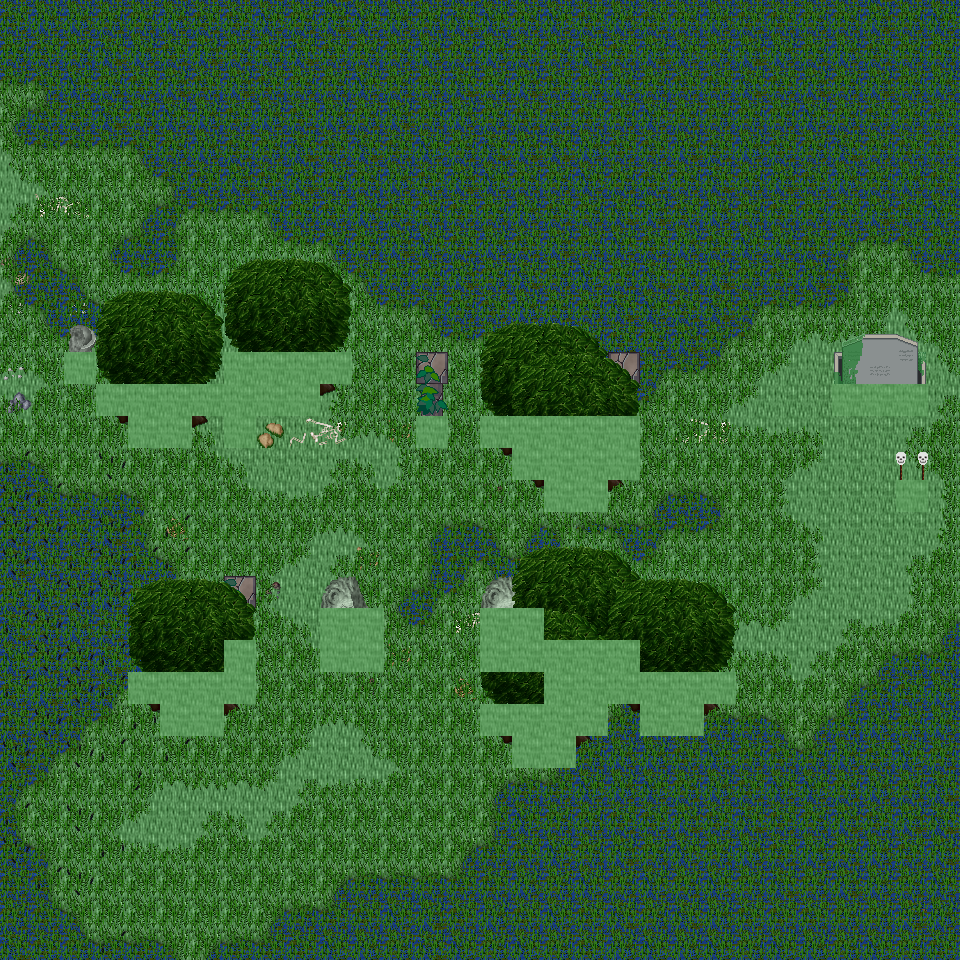

Rendered tile map (Tiled .tmx) drawn with the repository's tilesets; below, a short description and the map source with its tile grids summarised:
An orthogonal 30x30 tile map with 32x32 px tiles, 6 tile layers (Ground, Object, Object2, Above, ...), 35 tilesets and 4 objects (4x mapExit).

<map version="1.0" orientation="orthogonal" renderorder="right-down" width="30" height="30" tilewidth="32" tileheight="32" nextobjectid="5">
  <tileset firstgid="1" name="tileset_ground_ground" tilewidth="32" tileheight="32" tilecount="33" columns="3">
    <image source="../drawable/tileset_ground_ground.png" width="96" height="352" />
  </tileset>
  <tileset firstgid="34" name="tileset_plant_grasses" tilewidth="32" tileheight="32" tilecount="6" columns="3">
    <image source="../drawable/tileset_plant_grasses.png" width="96" height="64" />
  </tileset>
  <tileset firstgid="40" name="tileset_plant_flower_daisy_white" tilewidth="32" tileheight="32" tilecount="8" columns="2">
    <image source="../drawable/tileset_plant_flower_daisy_white.png" width="64" height="128" />
  </tileset>
  <tileset firstgid="48" name="tileset_ground_grass_edges" tilewidth="32" tileheight="32" tilecount="36" columns="12">
    <image source="../drawable/tileset_ground_grass_edges.png" width="384" height="96" />
  </tileset>
  <tileset firstgid="84" name="tileset_ground_grass_corners" tilewidth="32" tileheight="32" tilecount="24" columns="6">
    <image source="../drawable/tileset_ground_grass_corners.png" width="192" height="128" />
  </tileset>
  <tileset firstgid="108" name="tileset_ground_earth_edges" tilewidth="32" tileheight="32" tilecount="18" columns="6">
    <image source="../drawable/tileset_ground_earth_edges.png" width="192" height="96" />
  </tileset>
  <tileset firstgid="126" name="tileset_ground_rock_pebbles" tilewidth="32" tileheight="32" tilecount="3" columns="1">
    <image source="../drawable/tileset_ground_rock_pebbles.png" width="32" height="96" />
  </tileset>
  <tileset firstgid="129" name="tileset_plant_flower_daisy_yellow" tilewidth="32" tileheight="32" tilecount="8" columns="2">
    <image source="../drawable/tileset_plant_flower_daisy_yellow.png" width="64" height="128" />
  </tileset>
  <tileset firstgid="137" name="tileset_plant_flower_daisy_red" tilewidth="32" tileheight="32" tilecount="8" columns="2">
    <image source="../drawable/tileset_plant_flower_daisy_red.png" width="64" height="128" />
  </tileset>
  <tileset firstgid="145" name="tileset_plant_tree_tree_fluffy" tilewidth="32" tileheight="32" tilecount="12" columns="4">
    <image source="../drawable/tileset_plant_tree_tree_fluffy.png" width="128" height="96" />
  </tileset>
  <tileset firstgid="157" name="tileset_logic_creature_undead" tilewidth="32" tileheight="32" tilecount="16" columns="8">
    <image source="../drawable/tileset_logic_creature_undead.png" width="256" height="64" />
  </tileset>
  <tileset firstgid="173" name="tileset_logic_collision" tilewidth="32" tileheight="32" tilecount="1" columns="1">
    <image source="../drawable/tileset_logic_collision.png" width="32" height="32" />
  </tileset>
  <tileset firstgid="174" name="tileset_ground_water_swamp_water" tilewidth="32" tileheight="32" tilecount="33" columns="3">
    <image source="../drawable/tileset_ground_water_swamp_water.png" width="96" height="352" />
  </tileset>
  <tileset firstgid="207" name="tileset_plant_tree_tree_darkgreen" tilewidth="32" tileheight="32" tilecount="88" columns="8">
    <image source="../drawable/tileset_plant_tree_tree_darkgreen.png" width="256" height="352" />
  </tileset>
  <tileset firstgid="295" name="tileset_plant_grasses_swamp" tilewidth="32" tileheight="32" tilecount="42" columns="6">
    <image source="../drawable/tileset_plant_grasses_swamp.png" width="192" height="224" />
  </tileset>
  <tileset firstgid="337" name="tileset_building_stone_ruins" tilewidth="32" tileheight="32" tilecount="72" columns="6">
    <image source="../drawable/tileset_building_stone_ruins.png" width="192" height="384" />
  </tileset>
  <tileset firstgid="409" name="tileset_item_gothic_large_gravestone" tilewidth="32" tileheight="32" tilecount="9" columns="3">
    <image source="../drawable/tileset_item_gothic_large_gravestone.png" width="96" height="96" />
  </tileset>
  <tileset firstgid="418" name="tileset_item_gothic_skull_post" tilewidth="32" tileheight="32" tilecount="2" columns="1">
    <image source="../drawable/tileset_item_gothic_skull_post.png" width="32" height="64" />
  </tileset>
  <tileset firstgid="420" name="tileset_item_gothic_tombstone_2" tilewidth="32" tileheight="32" tilecount="8" columns="2">
    <image source="../drawable/tileset_item_gothic_tombstone_2.png" width="64" height="128" />
  </tileset>
  <tileset firstgid="428" name="tileset_item_statue_broken_green_column" tilewidth="32" tileheight="32" tilecount="2" columns="1">
    <image source="../drawable/tileset_item_statue_broken_green_column.png" width="32" height="64" />
  </tileset>
  <tileset firstgid="430" name="tileset_item_statue_broken_lion" tilewidth="32" tileheight="32" tilecount="6" columns="2">
    <image source="../drawable/tileset_item_statue_broken_lion.png" width="64" height="96" />
  </tileset>
  <tileset firstgid="436" name="tileset_item_statue_green_stone" tilewidth="32" tileheight="32" tilecount="12" columns="4">
    <image source="../drawable/tileset_item_statue_green_stone.png" width="128" height="96" />
  </tileset>
  <tileset firstgid="448" name="tileset_ground_slate_tiles" tilewidth="32" tileheight="32" tilecount="15" columns="5">
    <image source="../drawable/tileset_ground_slate_tiles.png" width="160" height="96" />
  </tileset>
  <tileset firstgid="463" name="tileset_ground_rock_rocks" tilewidth="32" tileheight="32" tilecount="4" columns="2">
    <image source="../drawable/tileset_ground_rock_rocks.png" width="64" height="64" />
  </tileset>
  <tileset firstgid="467" name="tileset_ground_rock_rocks_2" tilewidth="32" tileheight="32" tilecount="4" columns="2">
    <image source="../drawable/tileset_ground_rock_rocks_2.png" width="64" height="64" />
  </tileset>
  <tileset firstgid="471" name="tileset_ground_rock_rocks_3" tilewidth="32" tileheight="32" tilecount="16" columns="4">
    <image source="../drawable/tileset_ground_rock_rocks_3.png" width="128" height="128" />
  </tileset>
  <tileset firstgid="487" name="tileset_plant_stump_hollow_logs" tilewidth="32" tileheight="32" tilecount="6" columns="3">
    <image source="../drawable/tileset_plant_stump_hollow_logs.png" width="96" height="64" />
  </tileset>
  <tileset firstgid="493" name="tileset_plant_tree_dead_tree_2" tilewidth="32" tileheight="32" tilecount="20" columns="4">
    <image source="../drawable/tileset_plant_tree_dead_tree_2.png" width="128" height="160" />
  </tileset>
  <tileset firstgid="513" name="tileset_plant_tree_dead_tree_3" tilewidth="32" tileheight="32" tilecount="16" columns="4">
    <image source="../drawable/tileset_plant_tree_dead_tree_3.png" width="128" height="128" />
  </tileset>
  <tileset firstgid="529" name="tileset_item_corpse_skeleton" tilewidth="32" tileheight="32" tilecount="4" columns="2">
    <image source="../drawable/tileset_item_corpse_skeleton.png" width="64" height="64" />
  </tileset>
  <tileset firstgid="533" name="tileset_item_corpse_swamp_sunken" tilewidth="32" tileheight="32" tilecount="32" columns="8">
    <image source="../drawable/tileset_item_corpse_swamp_sunken.png" width="256" height="128" />
  </tileset>
  <tileset firstgid="565" name="tileset_object_rock_pillars_stone" tilewidth="32" tileheight="32" tilecount="36" columns="6">
    <image source="../drawable/tileset_object_rock_pillars_stone.png" width="192" height="192" />
  </tileset>
  <tileset firstgid="601" name="tileset_logic_creature_undead_skeleton" tilewidth="32" tileheight="32" tilecount="6" columns="6">
    <image source="../drawable/tileset_logic_creature_undead_skeleton.png" width="192" height="32" />
  </tileset>
  <tileset firstgid="607" name="tileset_logic_creature_undead_specter" tilewidth="32" tileheight="32" tilecount="6" columns="6">
    <image source="../drawable/tileset_logic_creature_undead_specter.png" width="192" height="32" />
  </tileset>
  <tileset firstgid="613" name="tileset_logic_creature_undead_zombie" tilewidth="32" tileheight="32" tilecount="5" columns="5">
    <image source="../drawable/tileset_logic_creature_undead_zombie.png" width="160" height="32" />
  </tileset>
  <layer name="Ground" width="30" height="30">
    <data>[900 cells, 900 non-empty, 16 distinct tile ids]</data>
  </layer>
  <layer name="Object" width="30" height="30">
    <data>[900 cells, 111 non-empty, 39 distinct tile ids]</data>
  </layer>
  <layer name="Object2" width="30" height="30">
    <data>[900 cells, 823 non-empty, 25 distinct tile ids]</data>
  </layer>
  <layer name="Above" width="30" height="30">
    <data>[900 cells, 80 non-empty, 35 distinct tile ids]</data>
  </layer>
  <layer name="Above2" width="30" height="30">
    <data>[900 cells, 49 non-empty, 12 distinct tile ids]</data>
  </layer>
  <layer name="Walkable" width="30" height="30">
    <data>[900 cells, 63 non-empty, 1 distinct tile ids]</data>
  </layer>
  <objectgroup name="MapEvents">
    <object id="1" name="north" type="mapExit" x="0" y="0" width="960" height="32">
      <properties>
        <property name="map" value="level_0_x206_y43" />
        <property name="x" value="0" />
        <property name="y" value="28" />
      </properties>
    </object>
    <object id="2" name="south" type="mapExit" x="0" y="928" width="960" height="32">
      <properties>
        <property name="map" value="level_0_x206_y45" />
        <property name="x" value="0" />
        <property name="y" value="1" />
      </properties>
    </object>
    <object id="3" name="west" type="mapExit" x="0" y="0" width="32" height="960">
      <properties>
        <property name="map" value="level_0_x205_y44" />
        <property name="x" value="28" />
        <property name="y" value="0" />
      </properties>
    </object>
    <object id="4" name="east" type="mapExit" x="928" y="0" width="32" height="960">
      <properties>
        <property name="map" value="level_0_x207_y44" />
        <property name="x" value="1" />
        <property name="y" value="0" />
      </properties>
    </object>
  </objectgroup>
</map>
